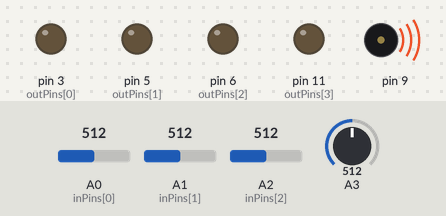
The sketch below on a simulated Arduino Uno, built with avr-gcc and run on an emulated ATmega328P. Shown: output pins drawn as LEDs (lit = HIGH), buzzer (waves = sounding). The test bench sets the inputs (shaded band); at power-on: A0 (inPins[0]) = 512, A1 (inPins[1]) = 512, A2 (inPins[2]) = 512, A3 = 512. What the sketch prints to the serial monitor is not drawn.

Above: at 1.2 s.
1.3 s: A0 (inPins[0]) set to 716
At 1.7 s:
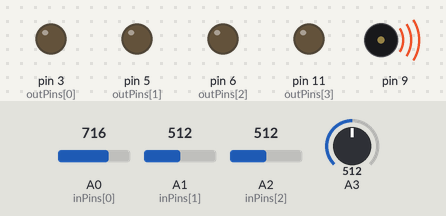
2.8 s: A1 (inPins[1]) set to 716
At 3.5 s:
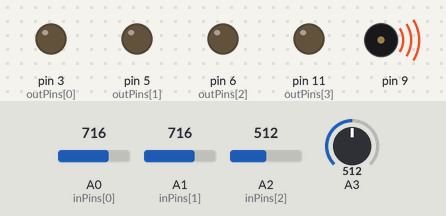
4.3 s: A2 (inPins[2]) set to 716
At 5.2 s:
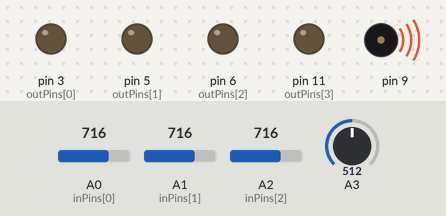
5.8 s: A0 (inPins[0]) set to 992
At 6.5 s:
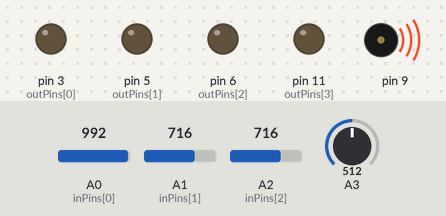
7.3 s: A1 (inPins[1]) set to 992
At 8.3 s:
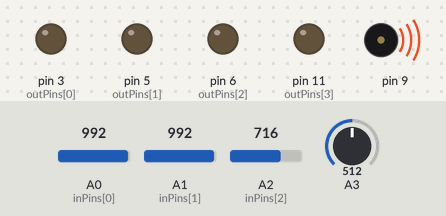
Timing chart, 0 to 10.3 s (numbered marks = the images above; inputs shaded):
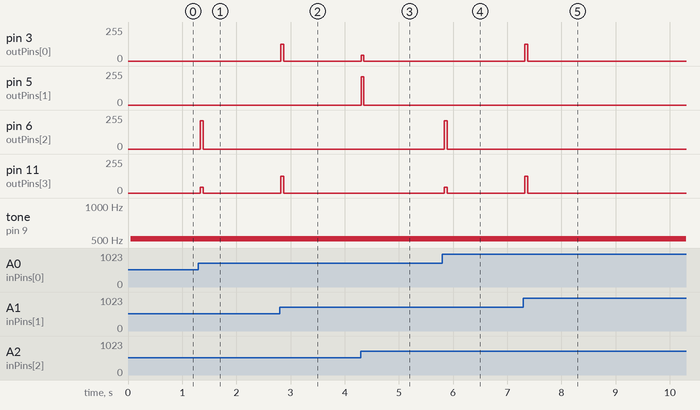

Measured:
- after the input at 1.3 s, pin 6 (outPins[2]): 0/255 → 212/255 at once, → 0/255 0.05 s later; pin 11 (outPins[3]): 0/255 → 42/255 at once, → 0/255 0.05 s later
- after the input at 2.8 s, pin 3 (outPins[0]), pin 11 (outPins[3]): 0/255 → 127/255 at once, → 0/255 0.05 s later
- after the input at 4.3 s, pin 3 (outPins[0]): 0/255 → 42/255 at once, → 0/255 0.05 s later; pin 5 (outPins[1]): 0/255 → 212/255 at once, → 0/255 0.05 s later
- after the input at 5.8 s, pin 6 (outPins[2]): 0/255 → 212/255 at once, → 0/255 0.05 s later; pin 11 (outPins[3]): 0/255 → 42/255 at once, → 0/255 0.05 s later
- after the input at 7.3 s, pin 3 (outPins[0]), pin 11 (outPins[3]): 0/255 → 127/255 at once, → 0/255 0.05 s later

The sketch:

Sound_Triangulator.ino
```cpp
/*
 * Volume measure code derived from:
 * https://learn.adafruit.com/adafruit-microphone-amplifier-breakout/measuring-sound-levels
 */

#include <toneAC.h>
#include "vect.h"

const int sampleWindow = 50; // Sample window for mics
unsigned int sample;         // Sample from mics

const int inPins[] = {A0, A1, A2};          //Pins for analog input (potes, mics)
const int outPins[] = {3, 5, 6, 11};        //Pins for LED outputs
const float inMin[] = {0.4, 0.22, 0.4};
const float inMax[] = {2.25, 1.5, 2.25};

//Vector location of the inputs
Vect inLocs[] = {
    {-0.866, 0.5},
    {0, -1},
    {0.866, 0.5}};

//Vector location of the outputs
Vect outLocs[] = {
    {0.707, -0.707},
    {0.707, 0.707},
    {-0.707, 0.707},
    {-0.707, -0.707}};

//Setup
void setup()
{
    // initialize serial communications at 9600 bps:
    Serial.begin(9600);
}

//Loop
void loop()
{
    unsigned long startMillis= millis();    // Start of sample window
    unsigned int maxs[] = {0, 0, 0};          // max value from mic
    unsigned int mins[] = {1024, 1024, 1024}; // min value from mic
    double volts[3];

    Vect inTots = {0, 0}; //Total positional vector of analog inputs.
    while (millis() - startMillis < sampleWindow)
    {
        for(int i = 0; i < 3; i++)
        {
            sample = analogRead(inPins[i]);
            if (sample < 1024)  // toss out spurious readings
            {
                if (sample > maxs[i])
                {
                    maxs[i] = sample;  // save just the max levels
                }
                else if (sample < mins[i])
                {
                    mins[i] = sample;  // save just the min levels
                }
            }
        }
    }

    //Set volts
    for(int i = 0; i < 3; i++)
    {
        volts[i] = ((maxs[i] - mins[i]) * 3.3) / 1024;  // convert to volts
        Serial.print(volts[i]);
        Serial.print("\t");
    }

    Serial.println();

    //Add inputs to total.
    for(int i = 0; i < 3; i++)
    {
        inTots += inLocs[i] * max(
          mapFloat(
            volts[i],
            inMin[i],
            inMax[i],
            0,
            1),
          0);
    }

    //If total is not close to zero, light up the LEDs in its direction.
    if(inTots.getLength() > 0.05)
    {
        //For each LED, write to it.
        for(int i = 0; i < 4; i++)
        {
            analogWrite(
              outPins[i],
              max(          //Ignore anything less than 0
                mapFloat(   //Map LED angle to output value.
                  outLocs[i].getAngleBetween(inTots),
                  0,
                  PI / 2,
                  255,
                  0),
                0));
        }
    }
    //Else, write nothing to the LEDs
    else
    {
        for(int i = 0; i < 4; i++)
        {
            analogWrite(outPins[i], 0);
        }
    }

    //Play tone
    toneAC(max(analogRead(A3), 0));
}

//Map method for floats.
float mapFloat(float x, float inMin, float inMax, float outMin, float outMax)
{
    return (x - inMin) * (outMax - outMin) / (inMax - inMin) + outMin;
}
```

vect.h
```cpp
struct Vect
{
    float x;  //X pos
    float y;  //Y pos

    //Add vectors
    Vect operator +(const Vect& other)
    {
        Vect ret = {x + other.x, y + other.y};
        return ret;
    }

    //Add assign vectors
    Vect operator +=(const Vect& other)
    {
        x += other.x;
        y += other.y;
    }

    //Multiply this by a constant.
    Vect operator *(const float& other)
    {
        Vect ret = {x * other, y * other};
        return ret;
    }

    //Get the dot product between this and another vector.
    float getDot(Vect other)
    {
        return x * other.x + y * other.y;
    }

    //Return the length of this vector
    float getLength()
    {
        return sqrt(x * x + y * y);
    }

    //Get the unsigned angle between this vector and another.
    float getAngleBetween(Vect other)
    {
        return acos(getDot(other) / (getLength() * other.getLength()));
    }
};
```
